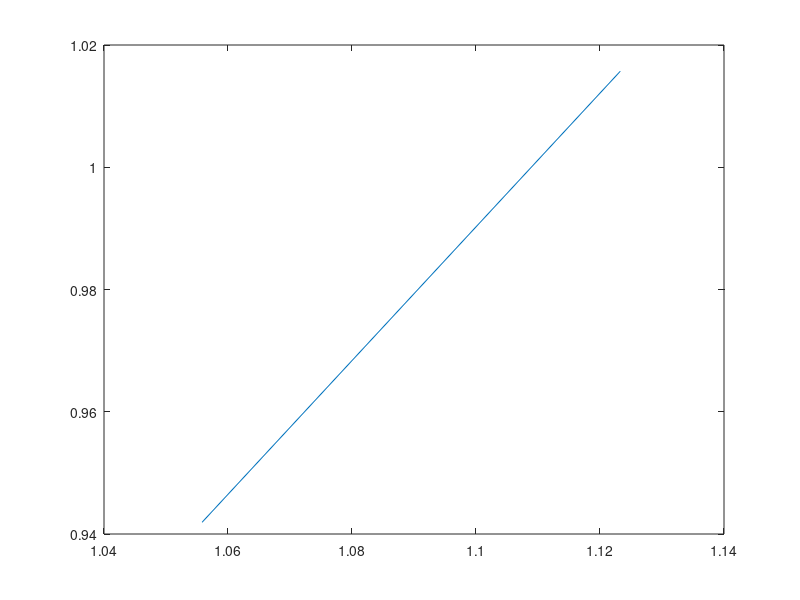

This chart was generated by the following MATLAB code:
clear all
r = 1; %Radius
w = 1; %Width of wheel base
x = [0; 0; 0]; %Starting position
xd = [1; 1; (pi/4)]; %Ending position
deltat = 0.01;
t = 0:0.01:1;
c0 = [1; 1; 1; 1];

c = c0;
xc = x;
index = 1; %index for storing final xc and dx values


while (norm(xd-xc) >= 0.1)
    x1 = x; 
    xc = x; 
    %Calculate f(c)
    for j=1:1:100
        dphi = [c(1)+2*c(3)*t(j); c(2)+2*c(4)*t(j)];
        A = [r/2*cos(x1(3)), r/2*cos(x1(3)); 
             r/2*sin(x1(3)), r/2*sin(x1(3)); 
             -r/w, r/w];
        dx = A*dphi;
        x1 = x1 + deltat.*dx;        
    end
    xc = x + x1;
   
    %Calculate delta x
    deltax = ((xd - xc).*deltat)./norm((xd-xc));

    %Calculate df/dc1
    x1 = x;
    c1 = c + deltat*[1; 0; 0; 0];
    for j=1:1:100
        dphi1 = [c1(1)+2*c1(3)*t(j); c1(2)+2*c1(4)*t(j)];
        A1 = [r/2*cos(x1(3)), r/2*cos(x1(3)); r/2*sin(x1(3)), r/2*sin(x1(3)); -r/w, r/w];
        dx1 = A1*dphi1;
        x1 = x1 + deltat.*dx1;
    end
    dc1 = x + x1;
    dfdc1 = (1./deltat).*(dc1-xc);
    
    %Calculate df/dc2
    x1 = x;
    c2 = c + deltat*[0; 1; 0; 0];
    for j=1:1:100
        dphi2 = [c2(1)+2*c2(3)*t(j); c2(2)+2*c2(4)*t(j)];
        A2 = [r/2*cos(x1(3)), r/2*cos(x1(3)); r/2*sin(x1(3)), r/2*sin(x1(3)); -r/w, r/w];
        dx2 = A2*dphi2;
        x1 = x1 + deltat.*dx2;
    end
    dc2 = x + x1;
    dfdc2 = (1./deltat).*(dc2-xc);
    
    %Calculate df/dc3
    x1 = x;
    c3 = c + deltat*[0; 0; 1; 0];
    for j=1:1:100
        dphi3 = [c3(1)+2*c3(3)*t(j); c3(2)+2*c3(4)*t(j)];
        A3 = [r/2*cos(x1(3)), r/2*cos(x1(3)); r/2*sin(x1(3)), r/2*sin(x1(3)); -r/w, r/w];
        dx3 = A3*dphi3;
        x1 = x1 + deltat.*dx3;
    end
    dc3 = x + x1;
    dfdc3 = (1./deltat).*(dc3-xc);
    
    %Calculate df/dc4
    x1 = x;
    c4 = c + deltat*[0; 0; 0; 1];
    for j=1:1:100
        dphi4 = [c4(1)+2*c4(3)*t(j); c4(2)+2*c4(4)*t(j)];
        A4 = [r/2*cos(x1(3)), r/2*cos(x1(3)); r/2*sin(x1(3)), r/2*sin(x1(3)); -r/w, r/w];
        dx4 = A4*dphi4;
        x1 = x1 + deltat.*dx4;
    end
    dc4 = x + x1;
    dfdc4 = (1./deltat).*(dc4-xc);
    
    %Constructing the Jacobian
    J = [dfdc1, dfdc2, dfdc3, dfdc4];
    
    %Calculating delta c
    deltac = (pinv(J))*deltax;
    
    %Update
    c = c + deltac;
    xcf(:, :, index) = xc; %Stores xc values for each iteration
    index = index + 1;
    
    %disp(x1);
end

%Plot trajectories
elements = length(xcf);
figure(1)
for i = 1:floor((elements)/20):elements
      xf = xcf(:, :, i);
      
      xend = xf(1) + 0.1*sin(xf(3));
      yend = xf(2) + 0.1*cos(xf(3));
      x = [xf(1), xend];
      y = [xf(2), yend];
      plot(x, y);      
end
xf = xcf(:,:, elements);

xend = xf(1) + 0.1*sin(xf(3));
yend = xf(2) + 0.1*cos(xf(3));
x = [xf(1), xend];
y = [xf(2), yend];
plot(x, y);